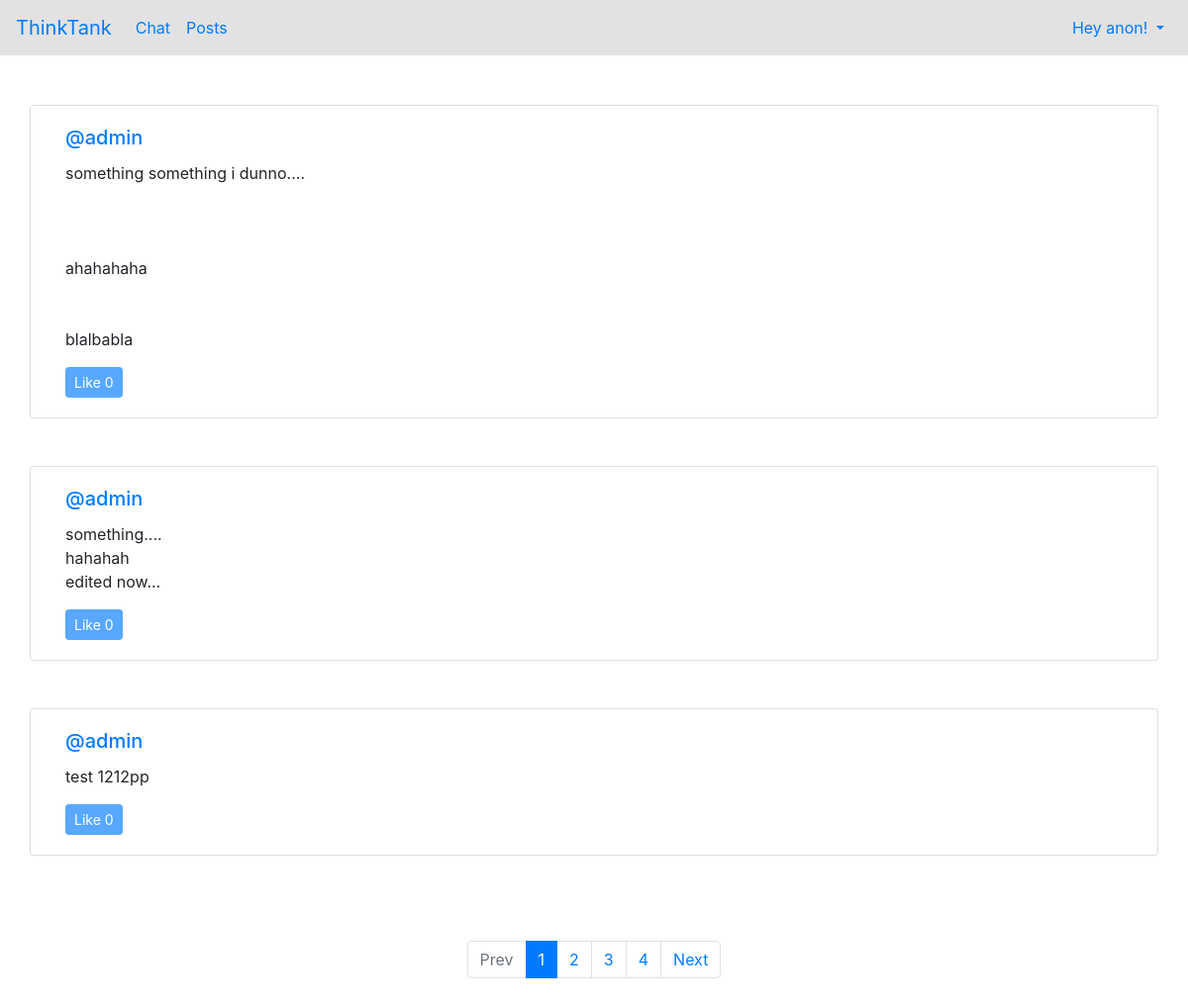
The page /post/view/ on the database as committed earlier.
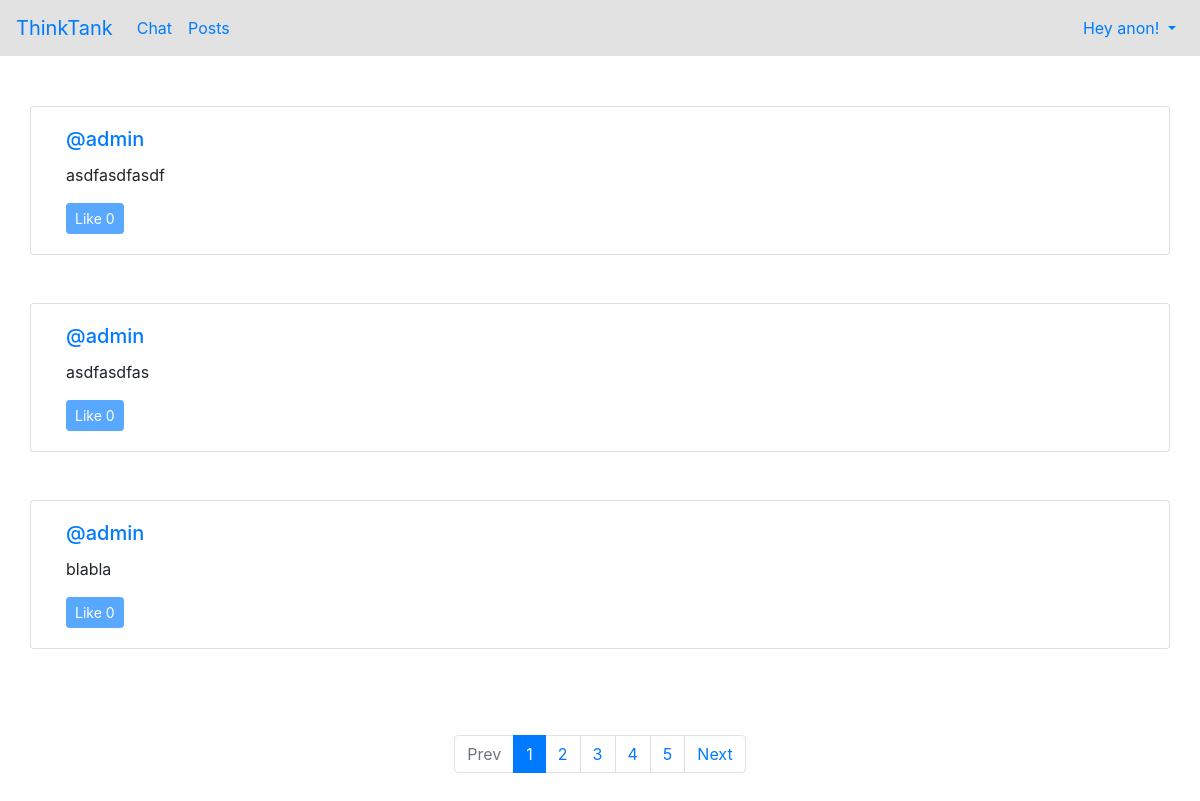
The same page on the database as committed later.
### post/models.py (models this page shows, shortened)
class Post(models.Model):
    content = models.TextField(
        null=False,
        blank=False,
        max_length=500
    )
    likes = models.ManyToManyField(
        to='user.User',
        blank=True,
        related_name='posts_liked_by_user'
    )
    author = models.ForeignKey(
        to='user.User',
        on_delete=models.CASCADE
    )
    created_at = models.DateTimeField(
        auto_now_add=True
    )
    updated_at = models.DateTimeField(
        auto_now=True
    )

### user/models.py (models this page shows, shortened)
class User(AbstractUser):
    bio = models.TextField(
        max_length=200,
        null=False,
        blank=True,
    )
    following = models.ManyToManyField(
        'self',
        blank=True,
        symmetrical=False,
        related_name='followers',
    )
    priv_chats = models.ManyToManyField(
        'self',
        symmetrical=False,
        through=PrivRoom,
    )

### post/views.py (the view)
# urls.py: path('view/', ViewPosts.as_view(), name='view_posts'),
class ViewPosts(ListView):
    model = Post
    paginate_by = 3
    template_name = 'post/viewposts.html'
    ordering = '-pk'
    def get_context_data(self, *, object_list=None, **kwargs):
        context = super().get_context_data(object_list=object_list, **kwargs)
        for post in context['object_list']:
            post.liked = post.likes.filter(pk=self.request.user.pk).exists()
        return context

### thinktank/context_processors.py (called while the page is built, shortened)
def back_button(request: HttpRequest) -> dict:
    return {
        'back': back_url(request),
    }

def navbar(request: HttpRequest) -> dict:
    def parser(welcome: str, links: dict[str, str]) -> dict:
        return {
            'navbar': {
                'welcome': welcome,
                'links': [{'name': k, 'url': v} for k, v in links.items()]
            }
        }
    if (u := request.user).is_anonymous:
        return parser(
            welcome='Hey anon!',
            links={
                'Login': reverse('user:login'),
                'Register': reverse('user:register'),
            }
        )

### thinktank/helpers.py (called while the page is built)
def back_url(request: HttpRequest) -> str:
    prev = 'prev_url'
    prever = 'prever_url'
    default_url = reverse('chat:home')
    referer_url = request.META.get('HTTP_REFERER')
    prever_url = request.session.get(prever, default_url)
    prev_url = request.session.get(prev, default_url)
    curr_url = request.get_full_path()
    if curr_url == prev_url:
        prev_url = prever_url
    request.session[prev] = curr_url
    request.session[prever] = prev_url
    request.session['back'] = referer_url
    return referer_url

### templates/post/viewposts.html (shortened to what this page needs)
{% extends 'base.html' %}
{% load static %}
{% block content %}
  {% for post in object_list %}
    <div class="container-sm card mb-5" id="post_{{ post.pk }}">
      <div class="card-body">
        <a href="{% url 'user:show_user' pk=post.author.pk %}">
          <h5 class="card-title">@{{ post.author }}</h5>
        </a>
        <p class="card-text">{{ post.content|linebreaksbr }}</p>
        <div class="btn-toolbar">
          <div class="btn-group mr-auto">
            <button
              {% if user.is_anonymous %}
                disabled
              {% endif %}
              class="btn btn-sm btn-primary"
              id="button_{{ post.pk }}"
            >
              <span>{% if post.liked %}LIKED!{% else %}Like{% endif %}</span>
              <span>{{ post.likes.count }}</span>
            </button>
          </div>
        </div>
      </div>
    </div>
  {% endfor %}
  <p style="padding-bottom: 100px"></p>
  {% include 'pagination.html' %}
{% endblock %}

Rows that differ between the two databases and show on the page:
no longer on this page (row unchanged): Post: author "admin", content "something something i dunno.... ahahahaha blalbabla", shows "Like", likes.count "0"
no longer on this page (row unchanged): Post: author "admin", content "something.... hahahah edited now...", shows "Like", likes.count "0"
no longer on this page (row unchanged): Post: author "admin", content "test 1212pp", shows "Like", likes.count "0"
added Post: author "admin", content "asdfasdfasdf", shows "Like", likes.count "0"
added Post: author "admin", content "asdfasdfas", shows "Like", likes.count "0"
added Post: author "admin", content "blabla", shows "Like", likes.count "0"
Other text that changed with them:
new list line: "5"
